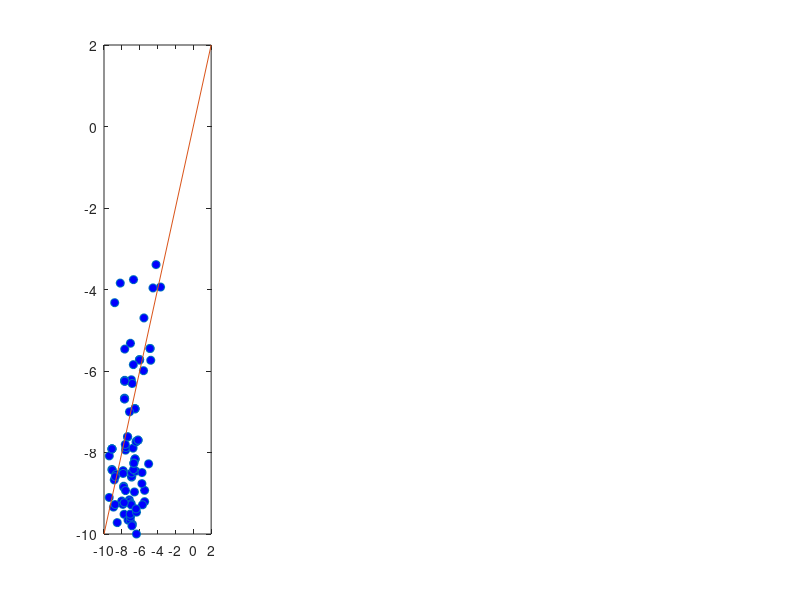

This figure's MATLAB source: (Note: this script raises an error after producing the figure.)
% for paper "Inferring stochastic dynamics of complex systems", T.-T. Gao,
% B. Barzel, and G. Yan
clc; clear;
%load data
data = csvread('PathDataNewValues.csv');
injection = csvread('injection_position.csv');

% NTG
Type1 = zeros(4,size(data,2));
Type1(1,:) = mean(data(1:4,1:end));
std1 = std(data(1:4,1:end));
Type1(2,:) = mean(data(8:15,1:end));
std2 = std(data(8:15,1:end));
Type1(3,:) = mean(data(23:28,1:end));
std3 = std(data(23:28,1:end));
Type1(4,:) = mean(data(34:39,1:end));
std4 = std(data(34:39,1:end));

% G2019S
Type2 = zeros(4,size(data,2));
Type2(1,:) = mean(data(5:7,1:end));
std1 = std(data(5:7,1:end));
Type2(2,:) = mean(data(16:22,1:end));
std2 = std(data(16:22,1:end));
Type2(3,:) = mean(data(29:33,1:end));
std3 = std(data(29:33,1:end));
Type2(4,:) = mean(data(40:end,1:end));
std4 = std(data(40:end,1:end));

% data augumentation
DataSet = zeros(5000,size(data,2)*5);
for i = 1:5000
    m1 = round(rand(1,2).*3+1);
    m2 = round(rand(1,4).*7+8);
    m3 = round(rand(1,3).*5+23);
    m4 = round(rand(1,3).*5+34);
%     DataSet(4*i-3,1:size(data,2)) = injection;
%     DataSet(4*i-3,size(data,2)+1) = 1;
%     DataSet(4*i-3,size(data,2)+2:end) = std1.*randn(1,160).*0.1 + Type1(1,:);
%     DataSet(4*i-2,1:size(data,2)) = injection;
%     DataSet(4*i-2,size(data,2)+1) = 3;
%     DataSet(4*i-2,size(data,2)+2:end) = std2.*randn(1,160).*0.1 + Type1(2,:);
%     DataSet(4*i-1,1:size(data,2)) = injection;
%     DataSet(4*i-1,size(data,2)+1) = 3;
%     DataSet(4*i-1,size(data,2)+2:end) = std3.*randn(1,160).*0.1 + Type1(3,:);
%     DataSet(4*i,1:size(data,2)) = injection;
%     DataSet(4*i,size(data,2)+1) = 3;
%     DataSet(4*i,size(data,2)+2:end) = std4.*randn(1,160).*0.1 + Type1(4,:);
    DataSet(i,1:size(data,2)) = injection;
    DataSet(i,size(data,2)+1:size(data,2)*2) = std1.*randn(1,160).*0.1 + Type1(1,:);
    DataSet(i,size(data,2)*2+1:size(data,2)*3) = std2.*randn(1,160).*0.08 + Type1(2,:);
    DataSet(i,size(data,2)*3+1:size(data,2)*4) = std3.*randn(1,160).*0.08 + Type1(3,:);
    DataSet(i,size(data,2)*4+1:size(data,2)*5) = std4.*randn(1,160).*0.08 + Type1(4,:);
end

%writematrix(DataSet,'initial_injection_dataset.csv');

% load('W.mat');
% %ic*ic -> adjust the matrix
% Wnew = zeros(length(W));
% Wnew(1:length(W)/2,1:length(W)/2) = W(1:length(W)/2,1:length(W)/2);
% Wnew(length(W)/2+1:end,length(W)/2+1:end) = W(length(W)/2+1:end,1:length(W)/2);
% Wnew(length(W)/2+1:end,1:length(W)/2) = W(length(W)/2+1:end,length(W)/2+1:end);
% Wnew(1:length(W)/2,length(W)/2+1:end) = W(1:length(W)/2,length(W)/2+1:end);

A = csvread('TauWValues.csv');
ii = 1;
for i = 1:size(A,1)
    for j = 1:size(A,1)
        if A(i,j) ~= 0
            E(ii,1) = i;
            E(ii,2) = j;
            E(ii,3) = A(i,j);
            ii = ii+1;
        end
    end
end
Enew = sortrows(E,2);

%DataSet = csvread('path_data_augment.csv');
STD = [std1;std2;std3;std4];


% retro A; antero A';
aA = A';
ii = 1;
for i = 1:size(aA,1)
    for j = 1:size(aA,1)
        if aA(i,j) ~= 0
            aE(ii,1) = i;
            aE(ii,2) = j;
            aE(ii,3) = aA(i,j);
            ii = ii+1;
        end
    end
end
aEnew = sortrows(aE,2);

RA_E = [];
RA_E(1:length(aEnew),1:3) = Enew;

for i = 1:length(aEnew)
    m = find(Enew(:,1)==aEnew(i,1));
    n = find(Enew(m,2)==aEnew(i,2));
    if length(m) ~= 0 && length(n) ~= 0
        RA_E(m(n),4) = aEnew(i,3);
    else
        tmp = [aEnew(i,1:2),0,aEnew(i,3)];
        RA_E = [RA_E;tmp];
    end
end
Ret_Ant_E = sortrows(RA_E,2);
kk = Ret_Ant_E(:,3:4);
tempE = [Ret_Ant_E(:,1:2),kk];
%writematrix(tempE,'retro_antero_edge.csv');

% writematrix(DataSet,'augDataSet_ave.csv');

% writematrix(Type1,'aveData.csv');

 D = csvread('TauD.csv');
 Dnew = 1./log(D.^2);
 ii = 1;
for i = 1:size(Dnew,1)
    for j = 1:size(Dnew,1)
        if Dnew(i,j) ~= 0 && Dnew(i,j)>=0.11
            DE(ii,1) = i;
            DE(ii,2) = j;
            DE(ii,3) = Dnew(i,j);
            ii = ii+1;
        end
    end
end
DEnew = sortrows(DE,2);

RA_ED = [];
RA_ED(1:length(Ret_Ant_E),1:4) = Ret_Ant_E;

for i = 1:length(DEnew)
    m = find(Ret_Ant_E(:,1)==DEnew(i,1));
    n = find(Ret_Ant_E(m,2)==DEnew(i,2));
    if length(m) ~= 0 && length(n) == 1
        RA_ED(m(n),5) = DEnew(i,3);
    else
        tmp = [DEnew(i,1:2),0,0,DEnew(i,3)];
        RA_ED = [RA_ED;tmp];
    end
end
Ret_Ant_ED = sortrows(RA_ED,2);

%writematrix(Ret_Ant_ED,'Elist_re_an_eu.csv');
Dnew(Dnew<0.11)=0;

%%
t = [1,3,6,9];
Functions = zeros(4,160);
for i = 1:160
    tmp_r = 0;
    tmp_a = 0;
    tmp_e = 0;
    for j = 1:160
%         tmp_r = tmp_r + (injection(j)./(1+exp(-A(j,i))));
%         tmp_a = tmp_a + (injection(j)./(1+exp(-aA(j,i))));
%         tmp_e = tmp_e + (injection(j)*exp(Dnew(j,i)));
        if A(j,i)~=0
            tmp_r = tmp_r + (injection(j)./(1+exp(-A(j,i))));
        else
            tmp_r = tmp_r + 0;
        end
        if aA(j,i)~=0
            tmp_a = tmp_a + (injection(j)./(1+exp(-aA(j,i))));
        else
            tmp_a = tmp_a + 0;
        end
        if Dnew(j,i) ~=0
            tmp_e = tmp_e + (injection(j)*exp(Dnew(j,i)));
        else
            tmp_e = tmp_e + 0;
        end
    end
    Function(1,i) = injection(i);
    Function(2,i) = tmp_r;
    Function(3,i) = tmp_a;
    Function(4,i) = tmp_e;
end
% coef = zeros(4,160);
% for i = 1:160
% p1 = Function(1,i);
% p2 = Function(2,i);
% p3 = Function(3,i);
% p4 = Function(4,i);
% yy = Type1(:,i);
tt = [-0.063203;-1.658832;-9.319879;-14.395618];
% %tt = [-0.05293649;-1.730772;-7.7784014;-12.183602];
% ff = fittype(['(c1*',num2str(p1),'+c2*',num2str(p2),'+c3*',num2str(p3),'+c4*',num2str(p4),')*tt'],'dependent',{'yy'},...
%     'independent',{'tt'}, 'coefficients',{'c1','c2','c3','c4'});
% % ff = fittype(['(c1*',num2str(p1),'+c2*',num2str(p2),'+c3*',num2str(p3),')*tt'],'dependent',{'yy'},...
% %   'independent',{'tt'}, 'coefficients',{'c1','c2','c3'})
% myfit = fit(tt,yy,ff);
% coef(1,i) = myfit.c1;
% coef(2,i) = myfit.c2;
% coef(3,i) = myfit.c3;
% coef(4,i) = myfit.c4;
% end

%% tau diffusion prediction
coef = csvread('inferred_coef_NTG.csv');
%coef = csvread('inferred_coef_mutation_re08_ant028.csv');
y_infer = [];
%injection = zeros(1,160);
%idx = randi(160,5,1);
%idx = [60,62,63];
%injection(idx)=1;
for i = 1:160
    tmp_r = 0;
    tmp_a = 0;
    tmp_e = 0;
    for j = 1:160
%         tmp_r = tmp_r + (injection(j)./(1+exp(-A(j,i))));
%         tmp_a = tmp_a + (injection(j)./(1+exp(-aA(j,i))));
%         tmp_e = tmp_e + (injection(j)*exp(Dnew(j,i)));
        if A(j,i)~=0
            tmp_r = tmp_r + (injection(j)./(1+exp(-A(j,i))));
        else
            tmp_r = tmp_r + 0;
        end
        if aA(j,i)~=0
            tmp_a = tmp_a + (injection(j)./(1+exp(-aA(j,i))));
        else
            tmp_a = tmp_a + 0;
        end
        if Dnew(j,i) ~=0
            tmp_e = tmp_e + (injection(j)*exp(Dnew(j,i)));
        else
            tmp_e = tmp_e + 0;
        end
    end
    y_infer(1,i) = (injection(i)*coef(1,i)+tmp_r*coef(2,i)+tmp_a*coef(3,i)+tmp_e*coef(4,i))*tt(1);
    y_infer(2,i) = (injection(i)*coef(1,i)+tmp_r*coef(2,i)+tmp_a*coef(3,i)+tmp_e*coef(4,i))*tt(2);
    y_infer(3,i) = (injection(i)*coef(1,i)+tmp_r*coef(2,i)+tmp_a*coef(3,i)+tmp_e*coef(4,i))*tt(3);
    y_infer(4,i) = (injection(i)*coef(1,i)+tmp_r*coef(2,i)+tmp_a*coef(3,i)+tmp_e*coef(4,i))*tt(4);
end
% y_infer(1,:) = y_infer(1,:)+std1.*randn(1,160).*0.1;
% y_infer(2,:) = y_infer(2,:)+std2.*randn(1,160).*0.1;
% y_infer(3,:) = y_infer(3,:)+std3.*randn(1,160).*0.1;
% y_infer(4,:) = y_infer(4,:)+std4.*randn(1,160).*0.1;

% y_infer(1,:) = y_infer(1,:)+normrnd(0,0.01,1,160).*mean(y_infer(1,:));
% y_infer(2,:) = y_infer(2,:)+normrnd(0,0.01,1,160).*mean(y_infer(2,:));
% y_infer(3,:) = y_infer(3,:)+normrnd(0,0.01,1,160).*mean(y_infer(3,:));
% y_infer(4,:) = y_infer(4,:)+normrnd(0,0.01,1,160).*mean(y_infer(4,:));

y_infer(1,:) = abs(y_infer(1,:));
y_infer(2,:) = abs(y_infer(2,:));
y_infer(3,:) = abs(y_infer(3,:));
y_infer(4,:) = abs(y_infer(4,:));




figure;
subplot(1,4,1)
%set(gcf, 'Position', [500,500,400,400])
plot(log(Type1(1,:)),log(y_infer(1,:)),'o','MarkerFaceColor','b')
hold on
plot([-10,2],[-10,2],'-')
xlim([-10,2]);
ylim([-10,2]); 
mdl = fitlm(Type1(1,:),y_infer(1,:))


subplot(1,4,2)
%set(gcf, 'Position', [500,500,400,400])
plot(log(Type1(2,:)),log(y_infer(2,:)),'o','MarkerFaceColor','b')
hold on
plot([-10,2],[-10,2],'-')
xlim([-10,2]);
ylim([-10,2]); 
mdl = fitlm(Type1(2,:),y_infer(2,:))

subplot(1,4,3)
%set(gcf, 'Position', [500,500,400,400])
plot(log(Type1(3,:)),log(y_infer(3,:)),'o','MarkerFaceColor','b')
hold on
plot([-10,2],[-10,2],'-')
xlim([-10,2]);
ylim([-10,2]); 
mdl = fitlm(Type1(3,:),y_infer(3,:))

subplot(1,4,4)
%set(gcf, 'Position', [500,500,400,400])
plot(log(Type1(4,:)),log(y_infer(4,:)),'o','MarkerFaceColor','b')
hold on
plot([-10,2],[-10,2],'-')
xlim([-10,2]);
ylim([-10,2]); 
mdl = fitlm(Type1(4,:),y_infer(4,:))



% figure;
% subplot(1,4,1)
% %set(gcf, 'Position', [500,500,400,400])
% plot(log(Type2(1,:)),log(y_infer(1,:)),'o','MarkerFaceColor','b')
% hold on
% plot([-10,2],[-10,2],'-')
% xlim([-10,2]);
% ylim([-10,2]); 
% mdl = fitlm(Type2(1,:),y_infer(1,:))
% 
% 
% subplot(1,4,2)
% %set(gcf, 'Position', [500,500,400,400])
% plot(log(Type2(2,:)),log(y_infer(2,:)),'o','MarkerFaceColor','b')
% hold on
% plot([-10,2],[-10,2],'-')
% xlim([-10,2]);
% ylim([-10,2]); 
% mdl = fitlm(Type2(2,:),y_infer(2,:))
% 
% subplot(1,4,3)
% %set(gcf, 'Position', [500,500,400,400])
% plot(log(Type2(3,:)),log(y_infer(3,:)),'o','MarkerFaceColor','b')
% hold on
% plot([-10,2],[-10,2],'-')
% xlim([-10,2]);
% ylim([-10,2]); 
% mdl = fitlm(Type2(3,:),y_infer(3,:))
% 
% subplot(1,4,4)
% %set(gcf, 'Position', [500,500,400,400])
% plot(log(Type2(4,:)),log(y_infer(4,:)),'o','MarkerFaceColor','b')
% hold on
% plot([-10,2],[-10,2],'-')
% xlim([-10,2]);
% ylim([-10,2]); 
% mdl = fitlm(Type2(4,:),y_infer(4,:))
% 
% %writematrix(y_infer,'inferred_tau_path_0633.csv');

%% null model test
% rsquare = zeros(500,4);
% Error = zeros(4,500);
% for nt = 1:500
% y_infer = [];
% injection = zeros(1,160);
% %idx = randi(160,5,1);
% idx = [52,60,62,63,96];
% %idx = [60,62,63,96];
% injection(idx)=1;
% for i = 1:160
%     tmp_r = 0;
%     tmp_a = 0;
%     tmp_e = 0;
%     for j = 1:160
%         tmp_r = tmp_r + (injection(j)./(1+exp(-A(j,i))));
%         tmp_a = tmp_a + (injection(j)./(1+exp(-aA(j,i))));
%         tmp_e = tmp_e + (injection(j)*exp(Dnew(j,i)));
%     end
%     y_infer(1,i) = (injection(i)*coef(1,i)+tmp_r*coef(2,i)+tmp_a*coef(3,i)+tmp_e*coef(4,i))*tt(1);
%     y_infer(2,i) = (injection(i)*coef(1,i)+tmp_r*coef(2,i)+tmp_a*coef(3,i)+tmp_e*coef(4,i))*tt(2);
%     y_infer(3,i) = (injection(i)*coef(1,i)+tmp_r*coef(2,i)+tmp_a*coef(3,i)+tmp_e*coef(4,i))*tt(3);
%     y_infer(4,i) = (injection(i)*coef(1,i)+tmp_r*coef(2,i)+tmp_a*coef(3,i)+tmp_e*coef(4,i))*tt(4);
%     
% end
% y_infer(1,:) = y_infer(1,:)+std1.*randn(1,160).*0.1;
% y_infer(2,:) = y_infer(2,:)+std2.*randn(1,160).*0.1;
% y_infer(3,:) = y_infer(3,:)+std3.*randn(1,160).*0.1;
% y_infer(4,:) = y_infer(4,:)+std4.*randn(1,160).*0.1;
% 
% y_infer(1,:) = abs(y_infer(1,:));
% y_infer(2,:) = abs(y_infer(2,:));
% y_infer(3,:) = abs(y_infer(3,:));
% y_infer(4,:) = abs(y_infer(4,:));
% 
% error_tmp = sum(abs(Type1-y_infer),2);
% 
% mdl1 = fitlm(Type1(1,:),y_infer(1,:));
% mdl2 = fitlm(Type1(2,:),y_infer(2,:));
% mdl3 = fitlm(Type1(3,:),y_infer(3,:));
% mdl4 = fitlm(Type1(4,:),y_infer(4,:));
% 
% rsquare(nt,1) = mdl1.Rsquared.Ordinary;
% rsquare(nt,2) = mdl2.Rsquared.Ordinary;
% rsquare(nt,3) = mdl3.Rsquared.Ordinary;
% rsquare(nt,4) = mdl4.Rsquared.Ordinary;
% 
% Error(:,nt) = error_tmp;
% 
% 
% end

%% 
name_id = fopen('names.csv');
Names = textscan(name_id,'%s%d%f%d','Delimiter',',');
fclose(name_id);

tmpy = csvread('inferred_tau_path.csv');
aa = load('namelist.mat');
aa = aa.aa;
tmpy = y_infer;
figure;
set(gcf, 'Position', [500,500,600,400])
xd = [1,2,3,4];
for i = 121:160 %change the range to get the different rigions' results
tmpstd = [std1(i);std2(i);std3(i);std4(i);];
%Infer = [Type1(:,i),tmpstd,tmpy(:,i)];
row_index = ceil(i/8);
column_index = i-(row_index-1)*8;
subplot(5,8,i-120)
e = errorbar(xd,Type1(:,i),tmpstd,'.','linewidth',1)
e.Color = 'blue';
hold on
plot(xd,Type1(:,i),'b-','linewidth',1)
plot(tmpy(:,i),'-','linewidth',1)
set(gca,'xticklabel',[])
title(aa{i})
end
